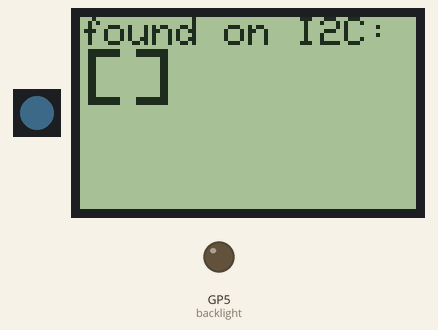
A program run on a simulated Raspberry Pi Pico running CircuitPython. On the bench: 1 RGB LEDs in strip order, left to right, 84×48 one-colour display, output pins drawn as LEDs (lit = HIGH). Dim RGB values are drawn brighter than linear; what the program prints to the serial console is not drawn.

Above: at 0.1 s.
At 1.1 s:
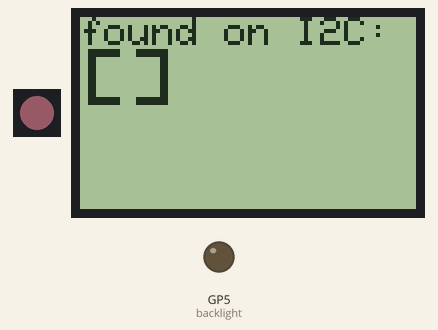
Timing chart, 0 to 130.0 s (numbered marks = the images above):
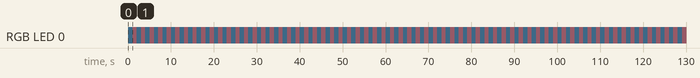

Measured:
- by itself, RGB LED 0: alternates RGB(24, 14, 16) for 1.0 s and RGB(4, 7, 9) for 1.0 s

The program:

i2c_pcd8544.py
```python
import board
import neopixel
pixel_pin = board.NEOPIXEL
pixels = neopixel.NeoPixel(pixel_pin, 1, brightness=0.2, auto_write=False, pixel_order=neopixel.GRB)
pixels[0] = (24,3,46)
pixels.show()

print("i2c + pcd8544") # on serial

import busio
i2c_bus = busio.I2C(board.GP7, board.GP6) # RP2040
i2c_bus.try_lock()
i2c_scan = str(i2c_bus.scan())
print("i2c-scan:", i2c_scan)
i2c_bus.unlock()

import digitalio
import adafruit_pcd8544 # imports adafruit_framebuf
print("init PCD8544")
spi = busio.SPI(clock=board.GP2, MOSI=board.GP3)
dc = digitalio.DigitalInOut(board.GP4)  # data/command
cs = digitalio.DigitalInOut(board.GP1)  # Chip select
reset = digitalio.DigitalInOut(board.GP0)  # reset
backlight = digitalio.DigitalInOut(board.GP5)  # backlight - active low
display = adafruit_pcd8544.PCD8544(spi, dc, cs, reset)
display.bias = 4
display.contrast = 60
backlight.switch_to_output()
backlight.value = False
#display.fill(0) # Clear the display. (adafruit_framebuf)
display.text("found on I2C:", 0, 0, 1)
display.text(i2c_scan, 0, 8, 1, size=2)
#display.text("**************", 0, 0, 1) # text(string, x, y, color)
#display.text("12345678901234", 0, 8, 1)
#display.text("14x6 character", 0, 16, 1)
#display.text("display with", 0, 24, 1)
#display.text("PCD8544", 0, 32, 1)
#display.text("**************", 0, 40, 1)
display.show()

import time
while True:
  pixels[0] = (24,35,46)
  pixels.show()
  time.sleep(1)
  pixels[0] = (124,70,80)
  pixels.show()
  time.sleep(1)
```
